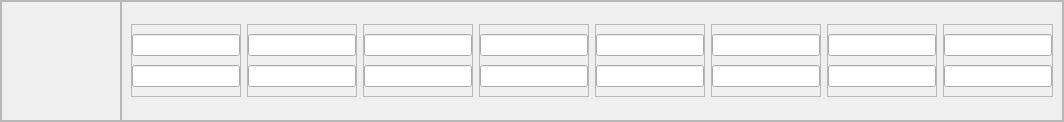
       <widget class="QFrame" name="frame_2">
        <property name="maximumSize">
         <size>
          <width>16777215</width>
          <height>120</height>
         </size>
        </property>
        <property name="frameShape">
         <enum>QFrame::StyledPanel</enum>
        </property>
        <property name="frameShadow">
         <enum>QFrame::Raised</enum>
        </property>
        <layout class="QHBoxLayout" name="horizontalLayout">
         <property name="spacing">
          <number>0</number>
         </property>
         <property name="leftMargin">
          <number>0</number>
         </property>
         <property name="topMargin">
          <number>0</number>
         </property>
         <property name="rightMargin">
          <number>0</number>
         </property>
         <property name="bottomMargin">
          <number>0</number>
         </property>
         <item>
          <widget class="QFrame" name="columndummyFrame">
           <property name="minimumSize">
            <size>
             <width>120</width>
             <height>120</height>
            </size>
           </property>
           <property name="maximumSize">
            <size>
             <width>120</width>
             <height>16777215</height>
            </size>
           </property>
           <property name="frameShape">
            <enum>QFrame::StyledPanel</enum>
           </property>
           <property name="frameShadow">
            <enum>QFrame::Raised</enum>
           </property>
           <layout class="QHBoxLayout" name="horizontalLayout_20"/>
          </widget>
         </item>
         <item>
          <widget class="QFrame" name="columnFrame">
           <property name="frameShape">
            <enum>QFrame::StyledPanel</enum>
           </property>
           <property name="frameShadow">
            <enum>QFrame::Raised</enum>
           </property>
           <layout class="QHBoxLayout" name="horizontalLayout_3">
            <item>
             <widget class="QFrame" name="col1Frame">
              <property name="minimumSize">
               <size>
                <width>0</width>
                <height>0</height>
               </size>
              </property>
              <property name="maximumSize">
               <size>
                <width>120</width>
                <height>73</height>
               </size>
              </property>
              <property name="frameShape">
               <enum>QFrame::StyledPanel</enum>
              </property>
              <property name="frameShadow">
               <enum>QFrame::Raised</enum>
              </property>
              <layout class="QVBoxLayout" name="col1FrameverticalLayout">
               <property name="spacing">
                <number>0</number>
               </property>
               <property name="leftMargin">
                <number>0</number>
               </property>
               <property name="topMargin">
                <number>0</number>
               </property>
               <property name="rightMargin">
                <number>0</number>
               </property>
               <property name="bottomMargin">
                <number>0</number>
               </property>
               <item>
                <widget class="QLineEdit" name="col1LlineEdit"/>
               </item>
               <item>
                <widget class="QLineEdit" name="col1HlineEdit"/>
               </item>
              </layout>
             </widget>
            </item>
            <item>
             <widget class="QFrame" name="col2Frame">
              <property name="maximumSize">
               <size>
                <width>120</width>
                <height>73</height>
               </size>
              </property>
              <property name="frameShape">
               <enum>QFrame::StyledPanel</enum>
              </property>
              <property name="frameShadow">
               <enum>QFrame::Raised</enum>
              </property>
              <layout class="QVBoxLayout" name="col2FrameverticalLayout">
               <property name="spacing">
                <number>0</number>
               </property>
               <property name="leftMargin">
                <number>0</number>
               </property>
               <property name="topMargin">
                <number>0</number>
               </property>
               <property name="rightMargin">
                <number>0</number>
               </property>
               <property name="bottomMargin">
                <number>0</number>
               </property>
               <item>
                <widget class="QLineEdit" name="col2HlineEdit"/>
               </item>
               <item>
                <widget class="QLineEdit" name="col2LlineEdit"/>
               </item>
              </layout>
             </widget>
            </item>
            <item>
             <widget class="QFrame" name="col3Frame">
              <property name="maximumSize">
               <size>
                <width>120</width>
                <height>73</height>
               </size>
              </property>
              <property name="frameShape">
               <enum>QFrame::StyledPanel</enum>
              </property>
              <property name="frameShadow">
               <enum>QFrame::Raised</enum>
              </property>
              <layout class="QVBoxLayout" name="col3FrameverticalLayout">
               <property name="spacing">
                <number>0</number>
               </property>
               <property name="leftMargin">
                <number>0</number>
               </property>
               <property name="topMargin">
                <number>0</number>
               </property>
               <property name="rightMargin">
                <number>0</number>
               </property>
               <property name="bottomMargin">
                <number>0</number>
               </property>
               <item>
                <widget class="QLineEdit" name="col3HlineEdit"/>
               </item>
               <item>
                <widget class="QLineEdit" name="col3LlineEdit"/>
               </item>
              </layout>
             </widget>
            </item>
            <item>
             <widget class="QFrame" name="col4Frame">
              <property name="maximumSize">
               <size>
                <width>120</width>
                <height>73</height>
               </size>
              </property>
              <property name="frameShape">
               <enum>QFrame::StyledPanel</enum>
              </property>
              <property name="frameShadow">
               <enum>QFrame::Raised</enum>
              </property>
              <layout class="QVBoxLayout" name="col4FrameverticalLayout">
               <property name="spacing">
                <number>0</number>
               </property>
               <property name="leftMargin">
                <number>0</number>
               </property>
               <property name="topMargin">
                <number>0</number>
               </property>
               <property name="rightMargin">
                <number>0</number>
               </property>
               <property name="bottomMargin">
                <number>0</number>
               </property>
               <item>
                <widget class="QLineEdit" name="col4HlineEdit"/>
               </item>
               <item>
                <widget class="QLineEdit" name="col4LlineEdit"/>
               </item>
              </layout>
             </widget>
            </item>
            <item>
             <widget class="QFrame" name="col5Frame">
              <property name="maximumSize">
               <size>
                <width>120</width>
                <height>73</height>
               </size>
              </property>
              <property name="frameShape">
               <enum>QFrame::StyledPanel</enum>
              </property>
              <property name="frameShadow">
               <enum>QFrame::Raised</enum>
              </property>
              <layout class="QVBoxLayout" name="col5FrameverticalLayout">
               <property name="spacing">
                <number>0</number>
               </property>
               <property name="leftMargin">
                <number>0</number>
               </property>
               <property name="topMargin">
                <number>0</number>
               </property>
               <property name="rightMargin">
                <number>0</number>
               </property>
               <property name="bottomMargin">
                <number>0</number>
               </property>
               <item>
                <widget class="QLineEdit" name="col5HlineEdit"/>
               </item>
               <item>
                <widget class="QLineEdit" name="col5LlineEdit"/>
               </item>
              </layout>
             </widget>
            </item>
            <item>
             <widget class="QFrame" name="col6Frame">
              <property name="maximumSize">
               <size>
                <width>120</width>
                <height>73</height>
               </size>
              </property>
              <property name="frameShape">
               <enum>QFrame::StyledPanel</enum>
              </property>
              <property name="frameShadow">
               <enum>QFrame::Raised</enum>
              </property>
              <layout class="QVBoxLayout" name="col6FrameverticalLayout">
               <property name="spacing">
                <number>0</number>
               </property>
               <property name="leftMargin">
                <number>0</number>
               </property>
               <property name="topMargin">
                <number>0</number>
               </property>
               <property name="rightMargin">
                <number>0</number>
               </property>
               <property name="bottomMargin">
                <number>0</number>
               </property>
               <item>
                <widget class="QLineEdit" name="col6HlineEdit"/>
               </item>
               <item>
                <widget class="QLineEdit" name="col6LlineEdit"/>
               </item>
              </layout>
             </widget>
            </item>
            <item>
             <widget class="QFrame" name="col7Frame">
              <property name="maximumSize">
               <size>
                <width>120</width>
                <height>73</height>
               </size>
              </property>
              <property name="frameShape">
               <enum>QFrame::StyledPanel</enum>
              </property>
              <property name="frameShadow">
               <enum>QFrame::Raised</enum>
              </property>
              <layout class="QVBoxLayout" name="col7FrameverticalLayout">
               <property name="spacing">
                <number>0</number>
               </property>
               <property name="leftMargin">
                <number>0</number>
               </property>
               <property name="topMargin">
                <number>0</number>
               </property>
               <property name="rightMargin">
                <number>0</number>
               </property>
               <property name="bottomMargin">
                <number>0</number>
               </property>
               <item>
                <widget class="QLineEdit" name="col7HlineEdit"/>
               </item>
               <item>
                <widget class="QLineEdit" name="col7LlineEdit"/>
               </item>
              </layout>
             </widget>
            </item>
            <item>
             <widget class="QFrame" name="col8Frame">
              <property name="maximumSize">
               <size>
                <width>120</width>
                <height>73</height>
               </size>
              </property>
              <property name="frameShape">
               <enum>QFrame::StyledPanel</enum>
              </property>
              <property name="frameShadow">
               <enum>QFrame::Raised</enum>
              </property>
              <layout class="QVBoxLayout" name="col8FrameverticalLayout">
               <property name="spacing">
                <number>0</number>
               </property>
               <property name="leftMargin">
                <number>0</number>
               </property>
               <property name="topMargin">
                <number>0</number>
               </property>
               <property name="rightMargin">
                <number>0</number>
               </property>
               <property name="bottomMargin">
                <number>0</number>
               </property>
               <item>
                <widget class="QLineEdit" name="col8HlineEdit"/>
               </item>
               <item>
                <widget class="QLineEdit" name="col8LlineEdit"/>
               </item>
              </layout>
             </widget>
            </item>
           </layout>
          </widget>
         </item>
        </layout>
       </widget>
